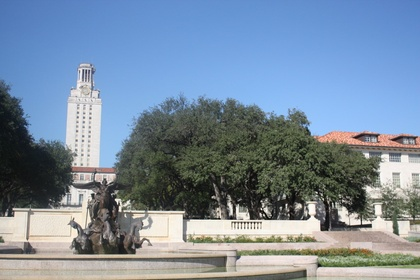
%> input picture Scale-Space Blob Detection & Image Stitching/hw2q2/uttower_left.jpg, 420 x 280 px, shrunk from 1024 x 683 before the run
$ octave imageStitching.m   (GNU Octave 9; MATLAB toolbox functions it lacks are replaced by stand-ins)
%> lines starting %> are read from the running program, lines starting %| are printed output that depends on the picture
### Scale-Space Blob Detection & Image Stitching/hw2q2/harris.m
% HARRIS - Harris corner detector
%
% Usage:  [cim, r, c] = harris(im, sigma, thresh, radius, disp)
%
% Arguments:
%            im     - image to be processed.
%            sigma  - standard deviation of smoothing Gaussian. Typical
%                     values to use might be 1-3.
%            thresh - threshold (optional). Try a value ~1000.
%            radius - radius of region considered in non-maximal
%                     suppression (optional). Typical values to use might
%                     be 1-3.
%            disp   - optional flag (0 or 1) indicating whether you want
%                     to display corners overlayed on the original
%                     image. This can be useful for parameter tuning.
%
% Returns:
%            cim    - binary image marking corners.
%            r      - row coordinates of corner points.
%            c      - column coordinates of corner points.
%
% If thresh and radius are omitted from the argument list 'cim' is returned
% as a raw corner strength image and r and c are returned empty.

% Reference:
% C.G. Harris and M.J. Stephens. "A combined corner and edge detector",
% Proceedings Fourth Alvey Vision Conference, Manchester.
% pp 147-151, 1988.
%
% Author:
% Peter Kovesi
% Department of Computer Science & Software Engineering
% The University of Western Australia
% pk@cs.uwa.edu.au  www.cs.uwa.edu.au/~pk
%
% March 2002

function [cim, r, c] = harris(im, sigma, thresh, radius, disp)

    error(nargchk(2,5,nargin));

    dx = [-1 0 1; -1 0 1; -1 0 1]; % Derivative masks
    dy = dx';

    Ix = conv2(im, dx, 'same');    % Image derivatives
    Iy = conv2(im, dy, 'same');

    % Generate Gaussian filter of size 6*sigma (+/- 3sigma) and of
    % minimum size 1x1.
    g = fspecial('gaussian',max(1,fix(6*sigma)), sigma);

    Ix2 = conv2(Ix.^2, g, 'same'); % Smoothed squared image derivatives
    Iy2 = conv2(Iy.^2, g, 'same');
    Ixy = conv2(Ix.*Iy, g, 'same');

    cim = (Ix2.*Iy2 - Ixy.^2)./(Ix2 + Iy2 + eps); % Harris corner measure

    % Alternate Harris corner measure used by some.  Suggested that
    % k=0.04 - I find this a bit arbitrary and unsatisfactory.
%   cim = (Ix2.*Iy2 - Ixy.^2) - k*(Ix2 + Iy2).^2;

    if nargin > 2   % We should perform nonmaximal suppression and threshold

	% Extract local maxima by performing a grey scale morphological
	% dilation and then finding points in the corner strength image that
	% match the dilated image and are also greater than the threshold.
	sze = 2*radius+1;                   % Size of mask.
	mx = ordfilt2(cim,sze^2,ones(sze)); % Grey-scale dilate.
	cim = (cim==mx)&(cim>thresh);       % Find maxima.

	[r,c] = find(cim);                  % Find row,col coords.

	if nargin==5 & disp      % overlay corners on original image
	    figure, imagesc(im), axis image, colormap(gray), hold on
	    plot(c,r,'ys'), title('corners detected');
	end

    else  % leave cim as a corner strength image and make r and c empty.
	r = []; c = [];
    end

### Scale-Space Blob Detection & Image Stitching/hw2q2/find_sift.m
function sift_arr = find_sift(I, circles, enlarge_factor)
%%
%% Compute non-rotation-invariant SIFT descriptors of a set of circles
%% I is the image
%% circles is an Nx3 array where N is the number of circles, where the
%%    first column is the x-coordinate, the second column is the y-coordinate,
%%    and the third column is the radius
%% enlarge_factor is by how much to enarge the radius of the circle before
%%    computing the descriptor (a factor of 1.5 or larger is usually necessary
%%    for best performance)
%% The output is an Nx128 array of SIFT descriptors
%%
%% Note that this code is not rotation-invariant, i.e., it does not attempt
%% to normalize the patches by rotating them so that the horizontal direction
%% is aligned with the dominant gradient orientation of the patch.
%%
%% (c) Lana Lazebnik
%%

if ndims(I) == 3
    I = im2double(rgb2gray(I));
else
    I = im2double(I);
end


fprintf('Running find_sift\n');

% parameters (default SIFT size)
num_angles = 8;
num_bins = 4;
num_samples = num_bins * num_bins;
alpha = 9; % smoothing for orientation histogram

if nargin < 3
    enlarge_factor = 1.5;
end

angle_step = 2 * pi / num_angles;
angles = 0:angle_step:2*pi;
angles(num_angles+1) = []; % bin centers

[hgt wid] = size(I);
num_pts = size(circles,1);

sift_arr = zeros(num_pts, num_samples * num_angles);

% edge image
sigma_edge = 1;


[G_X,G_Y]=gen_dgauss(sigma_edge);
I_X = filter2(G_X, I, 'same'); % vertical edges
I_Y = filter2(G_Y, I, 'same'); % horizontal edges
I_mag = sqrt(I_X.^2 + I_Y.^2); % gradient magnitude
I_theta = atan2(I_Y,I_X);
I_theta(isnan(I_theta)) = 0; % necessary????

% make default grid of samples (centered at zero, width 2)
interval = 2/num_bins:2/num_bins:2;
interval = interval - (1/num_bins + 1);
[grid_x grid_y] = meshgrid(interval, interval);
grid_x = reshape(grid_x, [1 num_samples]);
grid_y = reshape(grid_y, [1 num_samples]);

% make orientation images
I_orientation = zeros(hgt, wid, num_angles);
% for each histogram angle
for a=1:num_angles
    % compute each orientation channel
    tmp = cos(I_theta - angles(a)).^alpha;
    tmp = tmp .* (tmp > 0);

    % weight by magnitude
    I_orientation(:,:,a) = tmp .* I_mag;
end

% for all circles
for i=1:num_pts
    cx = circles(i,1);
    cy = circles(i,2);
    r = circles(i,3) * enlarge_factor;

    % find coordinates of sample points (bin centers)
    grid_x_t = grid_x * r + cx;
    grid_y_t = grid_y * r + cy;
    grid_res = grid_y_t(2) - grid_y_t(1);

    % find window of pixels that contributes to this descriptor
    x_lo = floor(max(cx - r - grid_res/2, 1));
    x_hi = ceil(min(cx + r + grid_res/2, wid));
    y_lo = floor(max(cy - r - grid_res/2, 1));
    y_hi = ceil(min(cy + r + grid_res/2, hgt));

    % find coordinates of pixels
    [grid_px, grid_py] = meshgrid(x_lo:x_hi,y_lo:y_hi);
    num_pix = numel(grid_px);
    grid_px = reshape(grid_px, [num_pix 1]);
    grid_py = reshape(grid_py, [num_pix 1]);

    % find (horiz, vert) distance between each pixel and each grid sample
    dist_px = abs(repmat(grid_px, [1 num_samples]) - repmat(grid_x_t, [num_pix 1]));
    dist_py = abs(repmat(grid_py, [1 num_samples]) - repmat(grid_y_t, [num_pix 1]));

    % find weight of contribution of each pixel to each bin
    weights_x = dist_px/grid_res;
    weights_x = (1 - weights_x) .* (weights_x <= 1);
    weights_y = dist_py/grid_res;
    weights_y = (1 - weights_y) .* (weights_y <= 1);
    weights = weights_x .* weights_y;

    % make sift descriptor
    curr_sift = zeros(num_angles, num_samples);
    for a = 1:num_angles
        tmp = reshape(I_orientation(y_lo:y_hi,x_lo:x_hi,a),[num_pix 1]);
        tmp = repmat(tmp, [1 num_samples]);
        curr_sift(a,:) = sum(tmp .* weights);
    end
    sift_arr(i,:) = reshape(curr_sift, [1 num_samples * num_angles]);

% [8 lines of commented-out code are left out]
end


%%
%% normalize the SIFT descriptors more or less as described in Lowe (2004)
%%
tmp = sqrt(sum(sift_arr.^2, 2));
normalize_ind = find(tmp > 1);

sift_arr_norm = sift_arr(normalize_ind,:);
sift_arr_norm = sift_arr_norm ./ repmat(tmp(normalize_ind,:), [1 size(sift_arr,2)]);

% suppress large gradients
sift_arr_norm(find(sift_arr_norm > 0.2)) = 0.2;

% finally, renormalize to unit length
tmp = sqrt(sum(sift_arr_norm.^2, 2));
sift_arr_norm = sift_arr_norm ./ repmat(tmp, [1 size(sift_arr,2)]);

sift_arr(normalize_ind,:) = sift_arr_norm;


function [GX,GY]=gen_dgauss(sigma)

f_wid = 4 * floor(sigma);
G = normpdf(-f_wid:f_wid,0,sigma);
G = G' * G;
[GX,GY] = gradient(G);

GX = GX * 2 ./ sum(sum(abs(GX)));
GY = GY * 2 ./ sum(sum(abs(GY)));

### Scale-Space Blob Detection & Image Stitching/hw2q2/dist2.m
function n2 = dist2(x, c)
% DIST2	Calculates squared distance between two sets of points.
% Adapted from Netlab neural network software:
% http://www.ncrg.aston.ac.uk/netlab/index.php
%
%	Description
%	D = DIST2(X, C) takes two matrices of vectors and calculates the
%	squared Euclidean distance between them.  Both matrices must be of
%	the same column dimension.  If X has M rows and N columns, and C has
%	L rows and N columns, then the result has M rows and L columns.  The
%	I, Jth entry is the  squared distance from the Ith row of X to the
%	Jth row of C.
%
%
%	Copyright (c) Ian T Nabney (1996-2001)

[ndata, dimx] = size(x);
[ncentres, dimc] = size(c);
if dimx ~= dimc
	error('Data dimension does not match dimension of centres')
end

n2 = (ones(ncentres, 1) * sum((x.^2)', 1))' + ...
  ones(ndata, 1) * sum((c.^2)',1) - ...
  2.*(x*(c'));

% Rounding errors occasionally cause negative entries in n2
if any(any(n2<0))
  n2(n2<0) = 0;
end

### Scale-Space Blob Detection & Image Stitching/hw2q2/imageStitching.m
%Stiching Pairs of Images
%Author: Pranav Rawal
%Student #: 001316396
%Email: rawalp@mcmaster.ca

%%
%Clear all previous variables from the workspace and clear the command
%window
clear;
clc;
%% Reading and Converting Images

%Read the image pair
image_left=imread('uttower_left.jpg');
%> image_left is the input picture: size 280x420x3 uint8; mean R, G, B 121.7, 140, 159
image_right=imread('uttower_right.jpg');
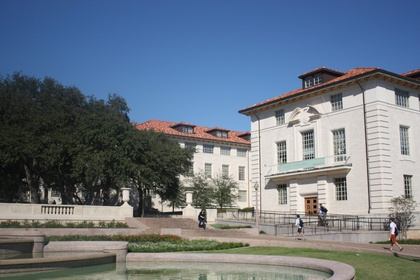
%> input picture Scale-Space Blob Detection & Image Stitching/hw2q2/uttower_right.jpg, 420 x 280 px, shrunk from 1024 x 683 before the run
%> image_right is the input picture: size 280x420x3 uint8; mean R, G, B 107.7, 118.9, 132

%Converting images to GrayScale
image_left=rgb2gray(image_left);
%> image_left: size 280x420 uint8
image_right=rgb2gray(image_right);
%> image_right: size 280x420 uint8

%Converting images to double
image_left=im2double(image_left);
%> image_left: size 280x420 double
image_right=im2double(image_right);
%> image_right: size 280x420 double

% image_left = histeq(image_left);
% image_right = histeq(image_right);
%% Feature point detection using Harris Detector
%sigma = 2
%threshold = 0.05
%radius = 2

[~, y1, x1] = harris(image_left, 2, 0.05,2);
%> in harris, `cim = (cim==mx)&(cim>thresh);`:
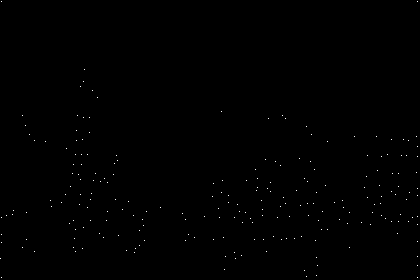
%> cim: size 280x420 logical; 0.19% white in thin lines or dots
%> in harris, `[r,c] = find(cim);`: r = 226 values from 2 to 278; c = 226 values from 1 to 418
%> y1 = 226 values, max 278 at index 6, min 2 at index 2, mean 196.4; x1 = 226 values from 1 to 418
[~, y2, x2] = harris(image_right, 2, 0.05,2);
%> in harris (call 2), `cim = (cim==mx)&(cim>thresh);`: cim: size 280x420 logical; 0.2% white in thin lines or dots
%> y2 = 241 values, max 279 at index 117, min 2 at index 235, mean 181.8; x2 = 241 values from 2 to 418

%% SIFT descriptors for the Harris Features

sift_circles1 = [x1, y1, 5*ones(length(y1),1)];
sift_left = find_sift(image_left,sift_circles1,1.5);
%> the loop in find_sift, `for i=1:num_pts` made 226 passes
%> (cx, cy, x_lo, x_hi, y_lo, y_hi) on passes 1 to 3: (1, 259, 1, 11, 249, 269), (2, 2, 1, 12, 1, 12), (2, 218, 1, 12, 208, 228)
%> after the loop in find_sift, `for i=1:num_pts`:
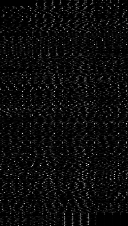
%> sift_arr: size 226x128 double; min 0, max 6.47, mean 0.309; drawn with min black and max white
%> in find_sift, `tmp = sqrt(sum(sift_arr.^2, 2));`: tmp = 226 values, max 13.86 at index 179, min 2.45 at index 50, mean 6.81
%> in find_sift, `normalize_ind = find(tmp > 1);`: normalize_ind = 226 values from 1 to 226
%> in find_sift, `sift_arr_norm(find(sift_arr_norm > 0.2)) = 0.2;`:
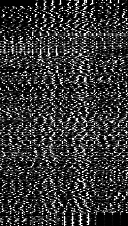
%> sift_arr_norm: size 226x128 double; min 0, max 0.2, mean 0.0419; drawn with min black and max white
%> in find_sift, `tmp = sqrt(sum(sift_arr_norm.^2, 2));`: tmp = 226 values, max 0.978 at index 153, min 0.559 at index 216, mean 0.797

sift_circles2 =  [x2, y2, 5*ones(length(y2),1)];
sift_right = find_sift(image_right,sift_circles2, 1.5);
%> call 2 of find_sift, with enlarge_factor = 1.5
%> the loop in find_sift (call 2), `for i=1:num_pts` made 241 passes
%> (cy, grid_res, x_lo, x_hi, y_lo, y_hi) on passes 1 to 2: (204, 3.75, 1, 12, 194, 214), (220, 3.75, 1, 12, 210, 230)
%> after the loop in find_sift (call 2), `for i=1:num_pts`:
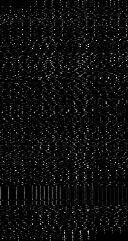
%> sift_arr: size 241x128 double; min 0, max 5.4, mean 0.28; drawn with min black and max white
%> in find_sift (call 2), `sift_arr_norm(find(sift_arr_norm > 0.2)) = 0.2;`:
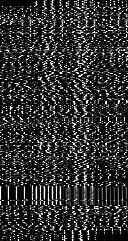
%> sift_arr_norm: size 241x128 double; min 0, max 0.2, mean 0.0388; drawn with min black and max white

%% Putative Matches

%Computing the Euclidean distance between all the SIFT descriptors of the
%left and right image
descriptor_dist=dist2(sift_left,sift_right);

th = 0.05; %setting the upper threshold for the distances

%Selecting matches with distance lower than threshold
[matches_left,matches_rigth]=find(descriptor_dist < th);

%Creating matches matrix which contain coordinates of matches from image 1 and image 2
matched_features=[ x1(matches_left) y1(matches_left) x2(matches_rigth) y2(matches_rigth)];

%initializing the putative matches for each image
img_left = ([matched_features(:,1) matched_features(:,2) ones(size(matched_features,1),1)])';
img_right = ([matched_features(:,3) matched_features(:,4) ones(size(matched_features,1),1)])';

%% Display Putative Matches

figure(1)
imshow([image_left image_right]); hold on;
%> after `imshow([image_left image_right])`:
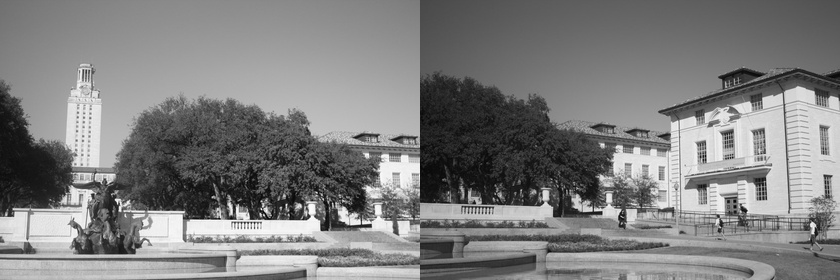
%> displayed picture: size 280x840, on the screen's scale of 0 to 255; min 1, max 255, mean 126.9
plot(matched_features(:,1), matched_features(:,2), 'dy','LineWidth',1);
plot(matched_features(:,3)+size(image_left,2), matched_features(:,4), 'dy','LineWidth',1);
line([matched_features(:,1) matched_features(:,3) + size(image_left,2)]', matched_features(:,[2 4])', 'Color', 'y','LineWidth',1);
title(sprintf('%d Putative Matches', size(matched_features,1)));
hold off;

%% RANSAC Intialization
%Computing the number of RANSAC trials
k = 8; %number of random points to be chosen during RANSAC trials
P = 0.99; %total probability of success after N number of RANSAC trials
p = 0.6;  %probability of a single match being valid

N = ceil(log(1-P)/(log(1-p^k)));

%Initializing values and lists needed for RANSAC trials
inliers_th = 5;
inliers_list = zeros(N,1);
avg_inlierSSD_list = zeros(N,1);
H_list = zeros(3,3,N);

%% Running RANSAC and finding homography matrix
for j=1:1000
        %Selecting k random points
        samples=(randperm(size(matched_features,1),k))';

        %coordinates of matches from left image
        x_kL = matched_features(samples,1);
        y_kL = matched_features(samples,2);

        %Corresponding coordinates of matches from right image
        x_kR = matched_features(samples,3);
        y_kR = matched_features(samples,4);

        %initializing the A matrix used for computing the homography matrix
        %corresponding to the k random point selected
        A=zeros(2*k,9);

        %Constructing the A matrix
        A1 = [x_kL,y_kL,ones(8,1),zeros(8,1),zeros(8,1),zeros(8,1),-x_kL.*x_kR,-x_kR.*y_kL,-x_kR];
        A2 = [zeros(8,1),zeros(8,1),zeros(8,1),x_kL,y_kL,ones(8,1),-x_kL.*y_kR,-y_kR.*y_kL,-y_kR];
        A = [A1,A2]';
        A  = reshape(A(:),9,[])';


        %Solving the A matrix to get the homography matrix using SVD
        [U,S,V]=svd(A);
        h=V(:,end);
        H=reshape(h,3,3)';

        %converting to homogeneous coordinates
        H = H/H(3,3);

        %Estimating the projected points of right image using the left
        %image and the estimated homography matrix
        img_right1 = H*img_left;
        img_right1 = img_right1./img_right1(3,:);

        %Computing the squared sum difference between the estimated and
        %actual right image points
        diff = img_right1 - img_right;
        ssd = sum(diff.^2);

        %Classifying inliers based on the inlier threshold
        inliers_ind = find(ssd < inliers_th);

        %Computing the number of inliers in the current RANSAC trial
        inliers = length(inliers_ind);

        %Computing the average squared sum difference for the inliers in
        %the current RANSAC trial
        avg_inlierSSD = sum(ssd(inliers_ind))./inliers;

        %Concatenating the number of inliers in current trial to
        %inliers_list, which keeps track of number of inliers for every
        %RANSAC trial
        inliers_list(j,1)=inliers;
        avg_inlierSSD_list(j,1)=avg_inlierSSD;

        if j==1
            H_list=H;  %Creating homography list for each iteration

        else
            H_list=cat(3,H_list,H); %Creating homography list for each iteration

        end


end

%% Choosing the best Homography Matrix

%Identifying the max number of inliers for all RANSAC trials
max_inlier=max(inliers_list);

%Gathering all the RANSAC trials with the max number of inliers
max_inliers_index = find(inliers_list == max_inlier);

%Identifying the RANSAC trial with both the max number of inliers and the
%minimum average SSD for those inliers
[min_avgSSD,min_avgSSD_ind] = min(avg_inlierSSD_list(max_inliers_index));
optimal_index = max_inliers_index(min_avgSSD_ind);

%Selecting the homography matrix with the max number of inliers and minimum
%avg SSD for inliers
H = (H_list(:,:,optimal_index))';

%Estimating the projected points of right image using the left
%image and the best homography matrix
img_right2 = H'*img_left;
img_right2 = img_right2./img_right2(3,:);

%Computing the squared sum difference between the estimated and
%actual right image points
ssd = sum((img_right2 - img_right).^2);

%Separating the inliers and the outliers from the putative matches from
%earlier
inliers_ind = find(ssd < inliers_th);
outlier_ind = find(ssd >= inliers_th);
inliers = length(inliers_ind);
outliers = length(outlier_ind);


% Display Inlier and Outlier Matches for each image
figure(3)
imshow([image_left image_right]); hold on;
plot(matched_features(inliers_ind,1), matched_features(inliers_ind,2), 'dg','LineWidth',1.5);
plot(matched_features(outlier_ind,1), matched_features(outlier_ind,2), 'dr','LineWidth',1.5);
plot(matched_features(inliers_ind,3)+size(image_left,2), matched_features(inliers_ind,4), 'dg','LineWidth',1.5);
plot(matched_features(outlier_ind,3)+size(image_left,2), matched_features(outlier_ind,4), 'dr','LineWidth',1.5);
line([matched_features(inliers_ind,1) matched_features(inliers_ind,3) + size(image_left,2)]', matched_features(inliers_ind,[2 4])', 'Color', 'g','LineWidth',1.5);
line([matched_features(outlier_ind,1) matched_features(outlier_ind,3) + size(image_left,2)]', matched_features(outlier_ind,[2 4])', 'Color', 'r','LineWidth',1.5);
xlabel(sprintf('Average SSD is %f ',min_avgSSD));
title(sprintf('%d Inlier Matches and %d Outliers', inliers,outliers));hold off;

%% Transforming the Images based on the best homography matrix
%Computing the transformed images based on the best homography matrix

%Creating a 2D projective transformation object used to transform
%the image based on the best homography matrix H
T = projective2d(H);

%Transforming the left image based on the transform object from last step
%RL is the refencing object which contains the X&Y limits of the
%transformed image left
%The transformed left image is not of any importance to us right now since
%the X&Y limits do not account for the right image
[~,RL] = imwarp(image_left,T,'nearest');

%Extracting the limits of the x and y values of the transformed image from
%the reference object
x_range = [floor(RL.XWorldLimits(1)),ceil(RL.XWorldLimits(2))];
y_range = [floor(RL.YWorldLimits(1)),ceil(RL.YWorldLimits(2))];

%Modifying the reference object's X&Y limits to incorporate the width and
%height of the right image
RL.XWorldLimits = [min(1,x_range(1)),max(size(image_right,2),x_range(2))];
RL.YWorldLimits = [min(1,y_range(1)),max(size(image_right,1),y_range(2))];

%Transforming the left image again according to the new X&Y limits
left_trans = imwarp(image_left,T,'nearest','OutputView',RL);

figure(4)
imshow(left_trans); hold on;
title('UT Tower Left Transformed Image');
hold off;

%the second image is transformed using an identity matrix (resulting in no
%transformation) to get the transformation object from projective2d
%function which is then used as an input for the imwarp function
%which will provide an output image which is computed for the same range
%of values (xrange and yrange) as the the first transformed image, left
right_trans= imwarp(image_right,projective2d(eye(3)),'nearest','OutputView',RL);

figure(5)
imshow(right_trans); hold on;
title('UT Tower Right Transformed Image');
hold off;

%% Stitching and Displaying the Images together

%initializing the final_image as the transformed left image
final_image = left_trans;

%Computing the indices where the left image has intensity of 0. These
%indices will represent regions of the right image which do not overlap
%with the left image and regions where both the left and right images have
%intensity values of 0.
zero_ind = find(final_image==0);

%Computing the indices where the two images overlap and are not equal to 0
overlap_ind = find((final_image ~= 0) & (right_trans ~=0));

%Setting the values for the final image (left) to the values of the right
%for all pixels where the left image has an intensity of 0. This operation
%will copy all of the pixels values from the right image which do not
%overlap with the left image and also the regions of the right image where
%the pixel intensities are 0.
final_image(zero_ind) = right_trans(zero_ind);

%Setting the values for the final image to the average of the pixel
%intensities for the right and left images for regions of overlap
final_image(overlap_ind) = (left_trans(overlap_ind))/2 + (right_trans(overlap_ind))/2;

%Final stiching image
figure(6)
imshow(final_image); hold on
title('Final Stiched Image');
hold off;
